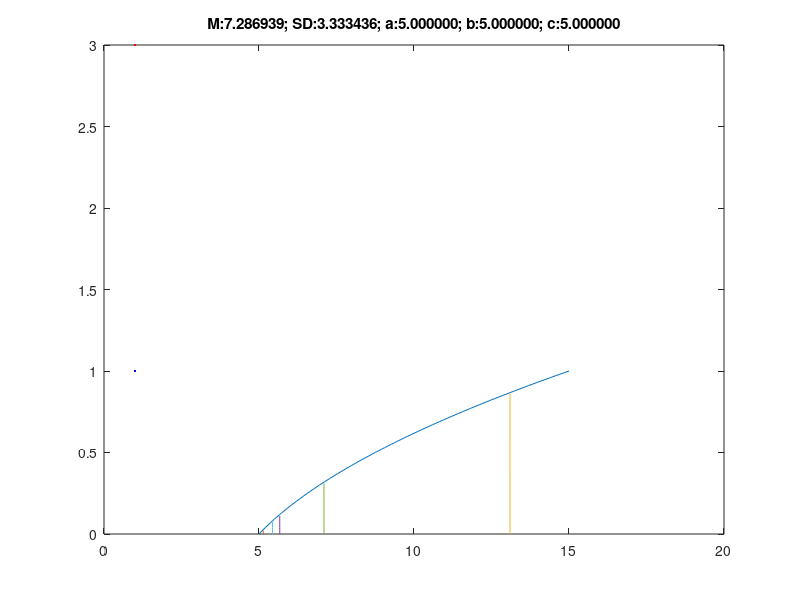

This figure's MATLAB source: (Note: this script raises an error after producing the figure.)
%%%%%%%%%%%%%%%%%%%%%%%%%%%
% Assignment Number: 4
% Problem number: 1
% Student Name: Jing-Hong Hu
% Student ID: 109550020
% Email address: henryhu.cs09@nycu.edu.tw
% Department: Computer Science, NYCU
% Date: 5/22/2022
% hw04_1_109550020
%%%%%%%%%%%%%%%%%%%%%%%%%%%%
% close all windows
% clear variables, and clear screen
close all; clear; clc;

disp('HW4 Problem 1')
n = -1;
while n < 0 || n > 1000000
	n = input('Please input n:');
	if n == 0
		return
	end
end

a = input('Please input a:');
b = input('Please input b:');
c = input('Please input c:');
if a*a*b*c <= 0
	return
end

Y = 0:0.01:1;
X = a*Y.^2 + b*Y + c;
sample = [];
samplex = [];
plot(X, Y, LineWidth=3, Color='r')
hold on
i = 0;
while i < n
	y = rand;
	x = a*y^2 + b*y + c;
	y1 = 0:0.01:y;
	x1 = zeros(length(y1)) + x;
	x1 = x1(1:length(y1));
	sample = [sample; [x,y]];
	samplex = [samplex, x];
	plot(x1, y1, LineWidth=1, Color='blue')
	i = i+1;
end
sample = sort(sample);
M = mean(samplex);
SD = std(samplex);
title(sprintf('M:%f; SD:%f; a:%f; b:%f; c:%f', M, SD, a, b, c))
i = 1;
while i <= n
	r = roots([a b c-sample(i)]);
	plot(sample(i), r(2), 'o', Color='y')
	pause(0.02)
	i = i+1;
end


